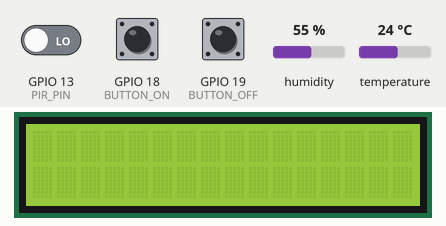
Recording of a sketch running on a simulated ESP8266 (NodeMCU). Shown: 16×2 character LCD. Inputs (shaded band) come from the test bench; at power-on: GPIO 13 (PIR_PIN) LOW, GPIO 18 (BUTTON_ON) HIGH, GPIO 19 (BUTTON_OFF) HIGH, humidity 55 %, temperature 24 °C. WiFi joins after 1.5 s; servers stay silent unless stated; what the sketch prints to the serial monitor is not drawn.

Above: at 3.0 s.
3.1 s: GPIO 13 (PIR_PIN) driven HIGH
7.1 s: GPIO 18 (BUTTON_ON) pulled LOW for 2.5 s
At 23.1 s:
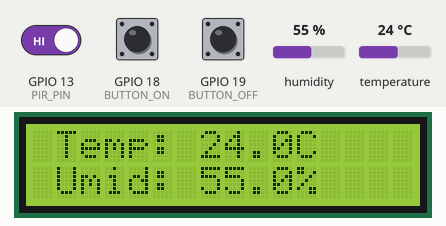
Timing chart, 0 to 23.9 s (numbered marks = the images above; inputs shaded):
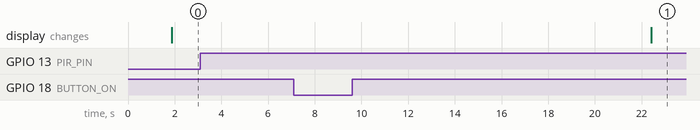

The sketch:

FINAL.ino
```cpp
//Blynk
#define BLYNK_TEMPLATE_ID "TMPL21RkzJMaP"
#define BLYNK_TEMPLATE_NAME "TCC Vinhal e Derek"
#define BLYNK_AUTH_TOKEN "qpIMuyJwo49WDOrkPGWlX7zzhfmTxyiR"

#include <WiFi.h>
#include <BlynkSimpleEsp32.h>
#include <DHT.h>
#include <Wire.h>
#include <LiquidCrystal_I2C.h>
#include <math.h>
#include <IRremoteESP8266.h>
#include <IRsend.h>

#define VPIN_TEMPERATURE V0
#define VPIN_HUMIDITY V1
#define VPIN_AIRTEMP V2
#define VPIN_PMV V3
#define VPIN_PPD V4
#define VPIN_PRESENCE V5

//ISO 7730
const float CLOTHING_INSULATION = 0.5;
const float METABOLIC_RATE = 1.2;
const float AIR_VELOCITY = 0.1;

struct PMVResult {
  float pmv;
  float ppd;
};

//Wifi
char ssid[] = "CLAROALLAN";
char pass[] = "Dedelu147.";

BlynkTimer timer;

//DHT22
#define DHTPIN 16
#define DHTTYPE DHT22
DHT dht(DHTPIN, DHTTYPE);

//LCD I2C
#define LCD_ADDR 0x27
#define LCD_COLS 16
#define LCD_ROWS 2
#define SDA_PIN 21
#define SCL_PIN 22
LiquidCrystal_I2C lcd(LCD_ADDR, LCD_COLS, LCD_ROWS);

//Botões
#define BUTTON_ON 18
#define BUTTON_OFF 19

//Sensor PIR
#define PIR_PIN 13

//Infravermelho
#define IR_PIN 4

//LED embutido
#define LED_EM_PIN 2

const uint32_t AC_POWER_ON_CODE = 0xB2BF70;
const uint32_t AC_CODE_17 = 0xB2BF00;
const uint32_t AC_CODE_18 = 0xB2BF10;
const uint32_t AC_CODE_19 = 0xB2BF30;
const uint32_t AC_CODE_20 = 0xB2BF20;
const uint32_t AC_CODE_21 = 0xB2BF60;
const uint32_t AC_CODE_22 = 0xB2BF70;
const uint32_t AC_CODE_23 = 0xB2BF50;
const uint32_t AC_CODE_24 = 0xB2BF40;
const uint32_t AC_CODE_25 = 0xB2BFC0;
const uint32_t AC_CODE_26 = 0xB2BFD0;
const uint32_t AC_CODE_27 = 0xB2BF90;
const uint32_t AC_CODE_28 = 0xB2BF80;
const uint32_t AC_CODE_29 = 0xB2BFA0;
const uint32_t AC_CODE_30 = 0xB2BFB0;
const uint32_t AC_POWER_OFF_CODE = 0xB27BE0;

IRsend irsend(IR_PIN);

int ligado = 0;
float umidade = 0;
float temperatura = 0;
int tempArAtual = 0;
int presenca = 0;

unsigned long ultimaPresenca = 0;
bool acDesligadoPorAusencia = false;

float calculateSaturationPressure(float tempC) {
  return 610.7 * exp((17.27 * tempC) / (237.3 + tempC));
}

PMVResult calcularIndicadores(float airTemp, float relativeHumidity){
  float tr = airTemp;
  float pa = (relativeHumidity / 100.0) * calculateSaturationPressure(airTemp);
  float M = METABOLIC_RATE * 58.15;
  float W = 0.0;
  float I_cl = CLOTHING_INSULATION * 0.155;
  float f_cl = (I_cl < 0.078) ? 1.0 + 1.29 * I_cl : 1.05 + 0.645 * I_cl;
  float M_n = M - W;
  float h_c;

  if (AIR_VELOCITY < 0.1) {
    h_c = 2.38 * pow(fabs(airTemp - 34.0), 0.25);
  } else {
    h_c = 12.1 * sqrt(AIR_VELOCITY);
  }

  float t_cl = airTemp + (35.5 - airTemp) / (3.5 * (6.45 * I_cl + 0.1));
  float h_r = 4.0 * 5.67e-8 * 0.95 * pow((t_cl + tr) / 2.0 + 273.0, 3);

  for (int i = 0; i < 50; i++) {
    float t_cl_new = (35.7 - 0.028 * M_n - I_cl * f_cl * (h_r * (t_cl - tr) + h_c * (t_cl - airTemp)));
    if (fabs(t_cl_new - t_cl) < 0.01) {
      t_cl = t_cl_new;
      break;
    }
    t_cl = t_cl_new;
  }

  float E_sk = 3.05 * 0.001 * (5733.0 - 6.99 * M_n - pa);
  float E_sw = (M_n > 58.15) ? 0.42 * (M_n - 58.15) : 0.0;
  float E_re = 1.7 * 0.00001 * M * (5867.0 - pa);
  float C_re = 0.0014 * M * (34.0 - airTemp);
  float R = f_cl * h_r * (t_cl - tr);
  float C = f_cl * h_c * (t_cl - airTemp);
  float L = M_n - E_sk - E_sw - E_re - C_re - R - C;
  float F_s = 0.303 * exp(-0.036 * M) + 0.028;
  float pmv = F_s * L;

  pmv = fmax(fmin(pmv, 3.0), -3.0);
  float ppd = 100.0 - 95.0 * exp(-0.03353 * pow(pmv, 4) - 0.2179 * pow(pmv, 2));

  return {pmv, ppd};
}

float calcularTempConf(float relativeHumidity){
  float bestTemp = 22.0;
  float bestPmv = 10.0;

  for (float temp = 18.0; temp <= 30.0; temp += 0.1) {
    PMVResult result = calcularIndicadores(temp, relativeHumidity);
    if (fabs(result.pmv) < fabs(bestPmv)) {
      bestPmv = result.pmv;
      bestTemp = round(temp);
    }
    if (fabs(result.pmv) < 0.05) break;
  }

  return bestTemp;
}

void EnviarTempConf(int ConfTemp){
  switch (ConfTemp){
    case 17: irsend.sendCOOLIX(AC_CODE_17, 24); break;
    case 18: irsend.sendCOOLIX(AC_CODE_18, 24); break;
    case 19: irsend.sendCOOLIX(AC_CODE_19, 24); break;
    case 20: irsend.sendCOOLIX(AC_CODE_20, 24); break;
    case 21: irsend.sendCOOLIX(AC_CODE_21, 24); break;
    case 22: irsend.sendCOOLIX(AC_CODE_22, 24); break;
    case 23: irsend.sendCOOLIX(AC_CODE_23, 24); break;
    case 24: irsend.sendCOOLIX(AC_CODE_24, 24); break;
    case 25: irsend.sendCOOLIX(AC_CODE_25, 24); break;
    case 26: irsend.sendCOOLIX(AC_CODE_26, 24); break;
    case 27: irsend.sendCOOLIX(AC_CODE_27, 24); break;
    case 28: irsend.sendCOOLIX(AC_CODE_28, 24); break;
    case 29: irsend.sendCOOLIX(AC_CODE_29, 24); break;
    case 30: irsend.sendCOOLIX(AC_CODE_30, 24); break;
  }
}

void sendSensorData() {
  umidade = dht.readHumidity();
  temperatura = dht.readTemperature();

  if (isnan(umidade) || isnan(temperatura)) {
    Serial.println("Erro ao ler dados do sensor DHT!");
    lcd.clear();
    delay(10);
    lcd.setCursor(0, 0);
    lcd.print("Erro no Sensor");
    return;
  }

  lcd.clear();
  lcd.setCursor(0, 0);
  lcd.print(" Temp: ");
  lcd.print(temperatura, 1);
  lcd.print("C");
  lcd.setCursor(0, 1);
  lcd.print(" Umid: ");
  lcd.print(umidade, 1);
  lcd.print("%");

  Blynk.virtualWrite(VPIN_TEMPERATURE, temperatura);
  Blynk.virtualWrite(VPIN_HUMIDITY, umidade);
  Serial.printf("Temperatura: %.1f °C | Umidade: %.1f %%\n", temperatura, umidade);

  digitalWrite(LED_EM_PIN, LOW);

  PMVResult current = calcularIndicadores(temperatura, umidade);
  Serial.print("PMV: ");
  Serial.println(current.pmv);
  Serial.print("PPD: ");
  Serial.println(current.ppd);

  Blynk.virtualWrite(VPIN_PMV, current.pmv);
  Blynk.virtualWrite(VPIN_PPD, current.ppd);

  int tempArNova = calcularTempConf(umidade);
  if (tempArAtual != tempArNova){
    EnviarTempConf(tempArNova);
    tempArAtual = tempArNova;
  }
}

void setup() {
  Serial.begin(9600);
  Blynk.begin(BLYNK_AUTH_TOKEN, ssid, pass);
  dht.begin();
  lcd.init();
  lcd.backlight();
  pinMode(BUTTON_ON, INPUT_PULLUP);
  pinMode(BUTTON_OFF, INPUT_PULLUP);
  pinMode(PIR_PIN, INPUT);
  irsend.begin();

  timer.setInterval(20000L, sendSensorData);
}

void loop() {
  Blynk.run();

  if (digitalRead(BUTTON_ON) == HIGH) {
    Serial.println("Botão ON pressionado");
    ligado = 1;
    acDesligadoPorAusencia = false;
    irsend.sendCOOLIX(AC_POWER_ON_CODE, 24);
    delay(1000);

    umidade = dht.readHumidity();
    temperatura = dht.readTemperature();
    int tempConf = calcularTempConf(umidade);
    EnviarTempConf(tempConf);
    tempArAtual = tempConf;
    Blynk.virtualWrite(VPIN_AIRTEMP, tempArAtual);
    delay(500);
  } else if (digitalRead(BUTTON_OFF) == HIGH){
    Serial.println("Botão OFF pressionado");
    ligado = 0;
    acDesligadoPorAusencia = false;
    irsend.sendCOOLIX(AC_POWER_OFF_CODE, 24);
    delay(500);
  }

  if(ligado == 1){
    timer.run();

    int val = digitalRead(PIR_PIN);

    if (val == HIGH) {
      Serial.println("Presença detectada");
      presenca = 1;
      ultimaPresenca = millis();

      if (acDesligadoPorAusencia) {
        Serial.println("Religando AC após ausência");
        irsend.sendCOOLIX(AC_POWER_ON_CODE, 24);
        delay(1500);
        umidade = dht.readHumidity();
        int tempConf = calcularTempConf(umidade);
        EnviarTempConf(tempConf);
        tempArAtual = tempConf;
        Blynk.virtualWrite(VPIN_AIRTEMP, tempArAtual);
        acDesligadoPorAusencia = false;
      }

      Blynk.virtualWrite(VPIN_PRESENCE, presenca);
    } else {
      if (presenca == 1 && (millis() - ultimaPresenca >= 1800000)) {
        Serial.println("Ausência prolongada - desligando AC");
        presenca = 0;
        Blynk.virtualWrite(VPIN_PRESENCE, presenca);
        irsend.sendCOOLIX(AC_POWER_OFF_CODE, 24);
        acDesligadoPorAusencia = true;
      }
    }

    delay(500);
  }
}
```

Measured:
- after the input at 3.1 s, every drawn part: stays the same
